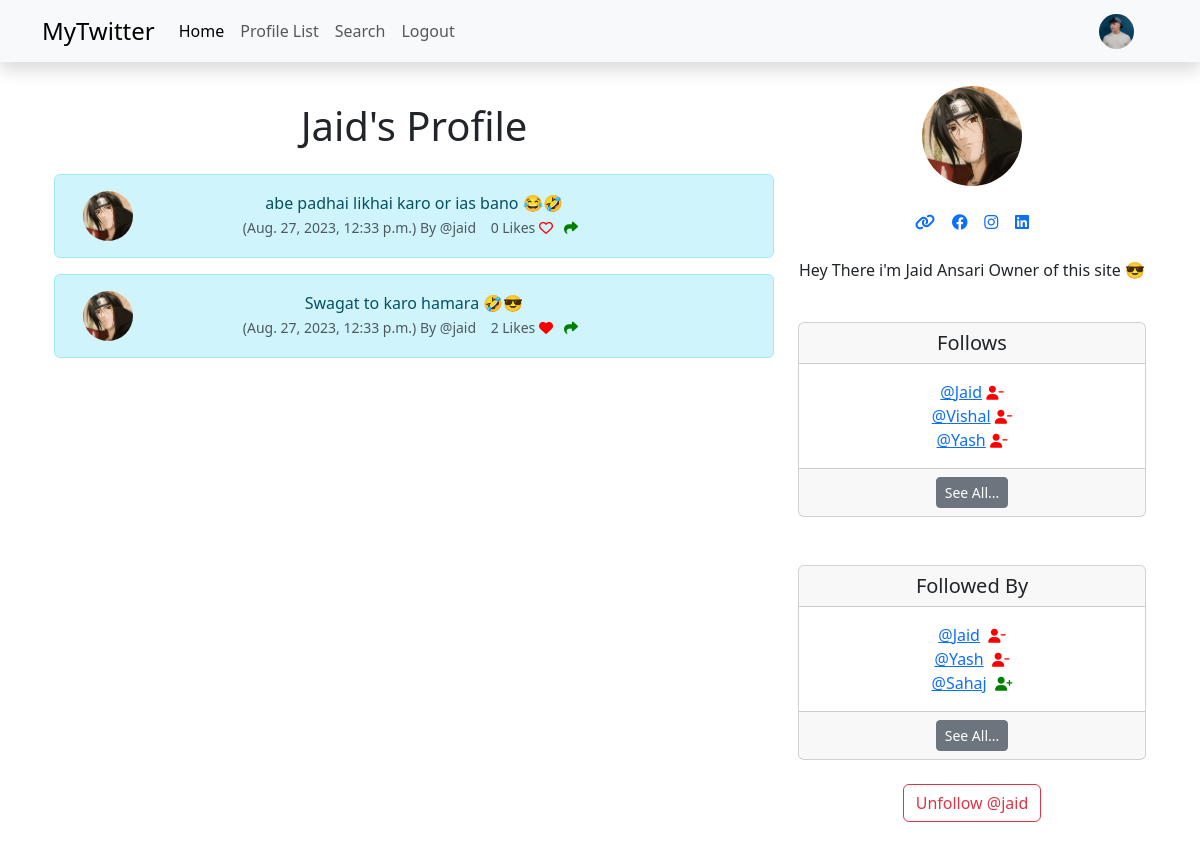
/profile/1 (signed in), run on the app's committed database.
### home/models.py (models this page shows, shortened)
class Profile(models.Model):
    user = models.OneToOneField(User, on_delete=models.CASCADE)
    follows = models.ManyToManyField(
        "self", related_name="followed_by", symmetrical=False, blank=True
    )
    date_modified = models.DateTimeField(User, auto_now=True)
    profile_image = models.ImageField(upload_to="images/", null=True, blank=True)
    profile_bio = models.CharField(null=True, blank=True, max_length=250)
    homepage_link = models.CharField(null=True, blank=True, max_length=100)
    facebook_link = models.CharField(null=True, blank=True, max_length=100)
    instagram_link = models.CharField(null=True, blank=True, max_length=100)
    linkedin_link = models.CharField(null=True, blank=True, max_length=100)
    def __str__(self) -> str:
        return self.user.username

class Tweet(models.Model):
    user = models.ForeignKey(User, related_name="tweets", on_delete=models.DO_NOTHING)
    body = models.CharField(max_length=250)
    created_at = models.DateTimeField(auto_now_add=True)
    likes = models.ManyToManyField(User, related_name="tweet_like", blank=True)
    def likes_count(self):
        return self.likes.count()

### home/views.py (the view, shortened to what this page needs)
# urls.py: path('profile/<int:pk>', profile, name='profile'),
def profile(request, pk):
    if request.user.is_authenticated:
        profile = Profile.objects.get(user_id=pk)
        tweets = Tweet.objects.filter(user_id=pk).order_by("-created_at")
        return render(request, "profile.html", {"profile": profile, "tweets": tweets})
    else:
        messages.warning(request, "You Must Be Logged In To View This Page")
        return redirect("home")

### home/templates/profile.html (shortened to what this page needs)
{% extends 'base.html' %}
{% load static %}
{% block content %}
{% if profile %}
<div class="container text-center">
    <div class="row">
        <div class="col-8">
            <h1 class="p-3">{{profile.user.username}}'s Profile</h1>
            {% if tweets %}
            {% for tweet in tweets %}
            <div class="alert alert-info" role="alert">
                <div class="container">
                    <div class="row">
                        <div class="col-md-1">
                            {% if profile.profile_image %}
                            <img class="rounded-circle" width=50 height=50 src="{{profile.profile_image.url}}"
                                alt="{{profile.user.username}}">
                            {% else %}
                            <img class="rounded-circle" width=50 height=50 src="{% static 'images/No-User.png' %}"
                                alt="{{profile.user.username}}">
                            {% endif %}
                        </div>
                        <div class="col-md-10">
                            {{tweet.body}}<br>
                            <small class="text-muted">
                                ({{tweet.created_at}}) By @{{tweet.user.username | lower}} &nbsp;&nbsp;
                                {{tweet.likes_count}} Likes
                                {% if user in tweet.likes.all %}
                                <a href="{% url 'tweet_like' tweet.id %}"><i class="fa-solid fa-heart"
                                        style="color:red"></i></a>
                                {% else %}
                                <a href="{% url 'tweet_like' tweet.id %}"><i class="fa-regular fa-heart" style="color:red"></i></a>
                                {% endif %}&nbsp;
                                <a href="{% url 'tweet_share' tweet.id %}"><i class="fa fa-solid fa-share" style="color:green"></i></a>&nbsp;&nbsp;
                            </small>
                        </div>
                    </div>
                </div>
            </div>
            {% endfor %}
            {% endif %}
        </div>
        <div class="col-4">
            {% if profile.profile_image %}
            <img class="rounded-circle" width=100 src="{{profile.profile_image.url}}" alt="{{profile.user.username}}">
            {% else %}
            <img class="rounded-circle" width=100 src="{% static 'images/No-User.png' %}"
                alt="{{profile.user.username}}">
            {% endif %}
            <br><br>
            {% if profile.homepage_link %}
            <a href="{{ profile.homepage_link }}" target="new"><i class="fa fa-solid fa-link"></i></a>
            {% endif %}
            {% if profile.facebook_link %}
            <a href="{{ profile.facebook_link }}" target="new"><i class="fa-brands fa-facebook"></i></a>
            {% endif %}
            {% if profile.instagram_link %}
            <a href="{{ profile.instagram_link }}" target="new"><i class="fa-brands fa-instagram"></i></i></a>
            {% endif %}
            {% if profile.linkedin_link %}
            <a href="{{ profile.linkedin_link }}" target="new"><i class="fa-brands fa-linkedin"></i></i></a>
            <br><br>
            {% endif %}
            {% if profile.profile_bio %}
            <p>{{profile.profile_bio}}</p>
            <br>
            {% endif %}
            <div class="card">
                <h5 class="card-header">Follows</h5>
                <div class="card-body">
                    <p class="card-text">
                        {% for following in profile.follows.all|slice:3 %}
                        <a href="{% url 'profile' following.user.id %}">@{{following}}</a>
                        <a href="{% url 'unfollow' following.user.id %}"><i class="fa fa-user-minus small"
                                style="color: red;"></i></a><br />
                        {% endfor %}
                    </p>
                </div>
                <div class="card-footer">
                    <a href="{% url 'follows' profile.user.id %}" class="btn btn-sm btn-secondary">See All...</a>
                </div>
            </div>
            <br><br>
            <div class="card">
                <h5 class="card-header">Followed By</h5>
                <div class="card-body">
                    <p class="card-text">
                        {% for following in profile.followed_by.all|slice:3 %}
                        <a href="{% url 'profile' following.user.id %}">@{{following}}</a>&nbsp;
                        {% if following in profile.follows.all %}
                        <a href="{% url 'unfollow' following.user.id %}"><i class="fa fa-user-minus small"
                                style="color: red;"></i></a>
                        {% else %}
                        <a href="{% url 'follow' following.user.id %}"><i class="fa fa-user-plus small"
                                style="color: green;"></i></a>
                        {% endif %}
                        <br />
                        {% endfor %}
                    </p>
                </div>
                <div class="card-footer">
                    <a href="{% url 'followers' profile.user.id %}" class="btn btn-sm btn-secondary">See All...</a>
                </div>
            </div>
            <br>
            <form method="post">
                {% if profile in user.profile.follows.all %}
                <button type="submit" class="btn btn-outline-danger" name="follow" value="unfollow">
                    Unfollow @{{ profile.user.username | lower}}
                </button>
                {% else %}
                <button type="submit" class="btn btn-outline-success" name="follow" value="follow">
                    Follow @{{ profile.user.username | lower}}
                </button>
                {% endif %}
            </form>
            <br>
        </div>
    </div>
</div>
{% endif %}
{% endblock content %}

### home/templates/navbar.html (shortened to what this page needs)
{% load static %}
<nav class="navbar navbar-expand-lg bg-body-tertiary shadow mb-4">
    <div class="container">
        <a class="navbar-brand fs-4" href="/">MyTwitter</a>
        <div class="collapse navbar-collapse" id="navbarSupportedContent">
            <ul class="navbar-nav me-auto mb-2 mb-lg-0 fs-6">
                <li class="nav-item">
                    <a class="nav-link active" aria-current="page" href="/">Home</a>
                </li>
                <li class="nav-item">
                    <a class="nav-link" href="{% url 'profile_list' %}">Profile List</a>
                </li>
                <li class="nav-item">
                    <a class="nav-link" href="{% url 'search' %}">Search</a>
                </li>
                {% if user.is_authenticated %}
                <li class="nav-item">
                    <a class="nav-link" href="{% url 'logout' %}">Logout</a>
                </li>
                {% endif %}
            </ul>
            {% if user.is_authenticated %}
            <ul class="navbar-nav ml-auto">
                <li class="nav-link navbar-brand">
                    <a href="{% url 'profile' request.user.id %}" class="ms-3">
                        {% if user.profile.profile_image %}
                        <img src="{{ user.profile.profile_image.url }}" class="rounded-circle" width=35>
                        {% else %}
                        <img src="{% static 'images/No-User.png' %}" class="img-fluid rounded-start" width=35>
                        {% endif %}
                    </a>
                </li>
            </ul>
            {% endif %}
        </div>
    </div>
</nav>

### data on the page
Profile: user.username "Jaid", profile_image (picture), profile_bio "Hey There i'm Jaid Ansari Owner of this site 😎", user.username "jaid"
Tweet: profile_image (picture), body "abe padhai likhai karo or ias bano 😂🤣", created_at "Aug. 27, 2023, 12:33 p.m.", user.username "jaid", likes_count "0"
Tweet: profile_image (picture), body "Swagat to karo hamara 🤣😎", created_at "Aug. 27, 2023, 12:33 p.m.", user.username "jaid", likes_count "2"
Profile: user.username "Vishal"
Profile: user.username "Yash"
Profile: user.username "Sahaj"
